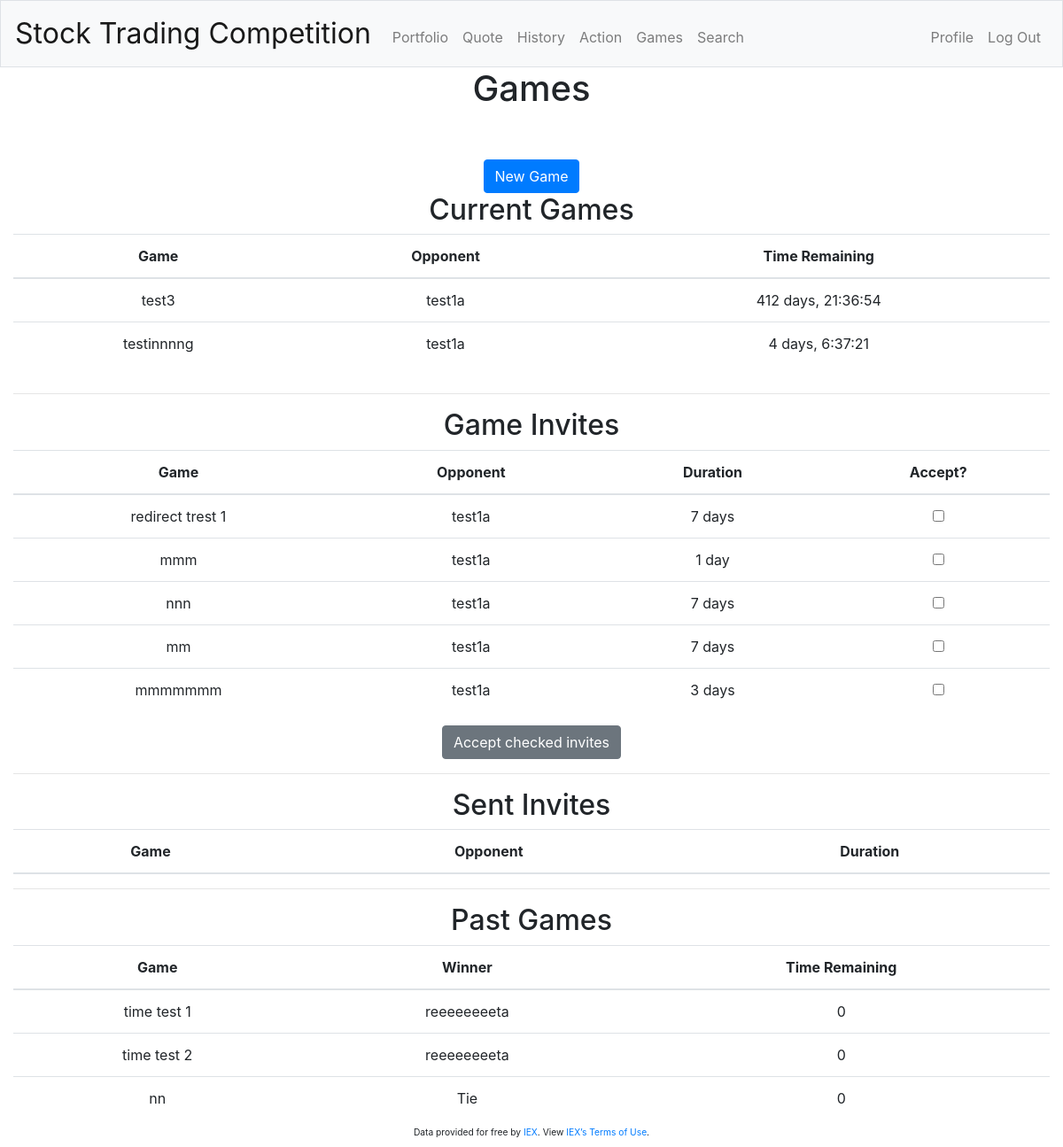
The app's page /gamescreen (signed in) with its own data.
### tables this page shows
CREATE TABLE 'game' ('gamenumber' integer PRIMARY KEY NOT NULL, 'player1' integer, 'player2' integer, 'initialized' INTEGER DEFAULT 0, 'name'  text DEFAULT CURRENT_DATE  , 'starting_cash' INTEGER NOT NULL DEFAULT 10000, 'winner' INTEGER DEFAULT NULL, 'finished' INTEGER DEFAULT 0, 'years' INTEGER DEFAULT NULL,'weeks' INTEGER DEFAULT NULL, 'days' INTEGER DEFAULT NULL, 'startdate'  date DEFAULT CURRENT_DATE  , 'timeRemaining' text DEFAULT NULL, 'p1total' real, 'p2total' INTEGER);

CREATE TABLE 'users' (id INTEGER, username TEXT NOT NULL, hash TEXT NOT NULL, 'wins' INTEGER, 'description' INTEGER, PRIMARY KEY(id));

### application.py (the view, shortened to what this page needs)
@app.route("/gamescreen", methods=["GET", "POST"])
@login_required
def gamescreen():
    sentinvites = db.engine.execute("SELECT * FROM game WHERE player1 IN (:user_id) AND initialized=0 AND finished=0", user_id=session['user_id']).fetchall()
    sgame = []
    pastgames = db.engine.execute("SELECT * FROM game WHERE (player1 IN (:user_id) OR player2 IN (:user_id)) AND initialized=1 AND finished=1", user_id=session['user_id']).fetchall()
    pgame = []
    for games in pastgames:
        game = dict(games)
        wu = db.engine.execute("SELECT * FROM users WHERE id=?", game['winner']).fetchall()
        if len(wu) > 0:
            wu = wu[0]['username']
        if not wu: #winner is 0 when tie
            wu = "Tie"
        game.update({'wu':wu})
        pgame.append(game)
    if request.method == "POST":
        if request.form.getlist("accept"):
            accepts = request.form.getlist("accept")
            current = datetime.datetime.now()
            for accept in accepts:
                db.engine.execute("UPDATE game SET initialized=1, startdate=:start WHERE gamenumber=:game", start=current.strftime("%Y-%m-%d %H:%M:%S"), game=int(accept))
        currentgames = db.engine.execute("SELECT * FROM game WHERE (player1 IN (:user_id) OR player2 IN (:user_id)) AND initialized=1 AND finished=0", user_id=session['user_id']).fetchall()
        for game in currentgames:
            timeRemaining(game['gamenumber'])
        currentgames = db.engine.execute("SELECT * FROM game WHERE (player1 IN (:user_id) OR player2 IN (:user_id)) AND initialized=1 AND finished=0", user_id=session['user_id']).fetchall()
        cgame = []
        for games in currentgames:
            game = dict(games)
            if int(game["player1"]) == int(session['user_id']):
                opponent = str(db.engine.execute("SELECT * FROM users WHERE id=?", game["player2"]).fetchall()[0]['username'])
            else:
                opponent = str(db.engine.execute("SELECT * FROM users WHERE id=?", game["player1"]).fetchall()[0]['username'])
            game.update({'opponent': opponent})
            cgame.append(game)
        gameinvites = db.engine.execute("SELECT * FROM game WHERE player2 IN (:user_id) AND initialized=0 AND finished=0", user_id=session['user_id']).fetchall()
        igame = []
        for games in gameinvites:
            game = dict(games)
            opponent = str(db.engine.execute("SELECT * FROM users WHERE id=?", game["player1"]).fetchall()[0]['username'])
            duration = str(datetime.timedelta(days=((int(game['years']) * 365) + int(game['days'])), weeks=int(game['weeks']))).split(",")[0]
            game.update({'opponent': opponent})
            game.update({'duration': duration})
            igame.append(game)
        return render_template("gamescreen.html", currentgames=cgame, gameinvites=igame, sentvites=sgame, pastgames=pgame)
    else:
        currentgames = db.engine.execute("SELECT * FROM game WHERE (player1 IN (:user_id) OR player2 IN (:user_id)) AND initialized=1 AND finished=0", user_id=session['user_id']).fetchall()
        for game in currentgames:
            timeRemaining(game['gamenumber'])
        currentgames = db.engine.execute("SELECT * FROM game WHERE (player1 IN (:user_id) OR player2 IN (:user_id)) AND initialized=1 AND finished=0", user_id=session['user_id']).fetchall()
        cgame = []
        for games in currentgames:
            game = dict(games)
            if int(game["player1"]) == int(session['user_id']):
                opponent = str(db.engine.execute("SELECT * FROM users WHERE id=?", game["player2"]).fetchall()[0]['username'])
            else:
                opponent = str(db.engine.execute("SELECT * FROM users WHERE id=?", game["player1"]).fetchall()[0]['username'])
            game.update({'opponent': opponent})
            cgame.append(game)
        gameinvites = db.engine.execute("SELECT * FROM game WHERE player2 IN (:user_id) AND initialized=0 AND finished=0", user_id=session['user_id']).fetchall()
        igame = []
        for games in gameinvites:
            game = dict(games)
            opponent = str(db.engine.execute("SELECT * FROM users WHERE id=?", game["player1"]).fetchall()[0]['username'])
            duration = str(datetime.timedelta(days=((int(game['years']) * 365) + int(game['days'])), weeks=int(game['weeks']))).split(",")[0]
            game.update({'opponent': opponent})
            game.update({'duration': duration})
            igame.append(game)
        return render_template("gamescreen.html", currentgames=cgame, gameinvites=igame, sentvites=sgame, pastgames=pgame)

### application.py (called while the page is built, shortened)
@app.after_request
def after_request(response):
    response.headers["Cache-Control"] = "no-cache, no-store, must-revalidate"
    response.headers["Expires"] = 0
    response.headers["Pragma"] = "no-cache"
    return response

def timeRemaining(game):
    current = datetime.datetime.now() #.strftime("%Y-%m-%d")
    g = db.engine.execute("SELECT * FROM game WHERE gamenumber=?", game).fetchall()[0]
    start = datetime.datetime.strptime(str(g['startdate']), "%Y-%m-%d %H:%M:%S") #convert date string in db to datetime obj
    duration = datetime.timedelta(days=((int(g['years']) * 365) + int(g['days'])), weeks=int(g['weeks']))
    diff = current - start #timedelta obj
    togo = duration - diff
    if togo > datetime.timedelta(seconds=1):
        db.engine.execute("UPDATE game SET timeRemaining=:time WHERE gamenumber=:game", time=str(togo).split(".")[0], game=game)

### helpers.py (called while the page is built)
def login_required(f): # citation: from Finance distribution code (CS50 staff)
    @wraps(f)
    def decorated_function(*args, **kwargs):
        if session.get("user_id") is None:
            return redirect("/login")
        return f(*args, **kwargs)
    return decorated_function

### templates/gamescreen.html (shortened to what this page needs)
{% extends "layout.html" %}
{% block main %}
    <div class = 'centered'>
        <h1>Games</h1>
    </div>
    <div>
        <a class = "btn btn-primary" href="/newgame">New Game</a>
    </div>
    <div class="table-responsive">
        <h2>Current Games</h2>
        <table class="table">
            <thead>
                <tr>
                    <th>Game</th>
                    <th>Opponent</th>
                    <th>Time Remaining</th>
                </tr>
            </thead>
            <tbody>
                {% for game in currentgames %}
                <tr>
                    <td> {{ game['name'] }} </td>
                    <td> {{ game['opponent'] }} </td>
                    <td> {{ game['timeRemaining'] }}</td>
                </tr>
            {% endfor %}
            </tbody>
        </table>
    </div>
    <hr>
    <h2>Game Invites</h2>
    <table class="table">
        <thead>
            <tr>
                <th>Game</th>
                <th>Opponent</th>
                <th>Duration</th>
                <th>Accept?</th>
            </tr>
        </thead>
        <tbody>
            <form action="{{ url_for('gamescreen') }}" method="post">
                {% for game in gameinvites %}
                    <tr>
                        <td> {{ game['name'] }} </td>
                        <td> {{ game['opponent'] }} </td>
                        <td> {{ game['duration'] }} </td>
                        <td>
                            <input type="checkbox" name="accept" value={{game.gamenumber}}>
                        </td>
                    </tr>
                {% endfor %}
        </tbody>
    </table>
    <input type="submit" class="btn btn-secondary" value="Accept checked invites">
    <hr>
    <h2>Sent Invites</h2>
    <table class="table">
        <thead>
            <tr>
                <th>Game</th>
                <th>Opponent</th>
                <th>Duration</th>
            </tr>
        </thead>
    </table>
    <hr>
    <div>
        <h2>Past Games</h2>
        <table class="table">
            <thead>
                <tr>
                    <th>Game</th>
                    <th>Winner</th>
                    <th>Time Remaining</th>
                </tr>
            </thead>
            <tbody>
                {% for game in pastgames %}
                <tr>
                    <td> {{ game['name'] }} </td>
                    <td> {{ game['wu'] }} </td>
                    <td> {{ game['timeRemaining'] }}</td>
                </tr>
            {% endfor %}
            </tbody>
        </table>
    </div>
{% endblock %}

### templates/layout.html (shortened to what this page needs)
<!DOCTYPE html>
<html lang="en">
    <head>
        <link rel="stylesheet" href="https://cdn.jsdelivr.net/npm/bootstrap@4.5.3/dist/css/bootstrap.min.css">
        <link href="{{url_for('static', filename='styles.css')}}" rel="stylesheet">
        <link rel="stylesheet" href="https://stackpath.bootstrapcdn.com/font-awesome/4.7.0/css/font-awesome.min.css">
    </head>
    <body>
        <nav class="navbar navbar-expand-md navbar-light bg-light border">
            <a class="navbar-brand" href="/"><span class="display-5 indigo">Stock Trading Competition</span></a>
            <div class="collapse navbar-collapse" id="navbar">
                {% if session.user_id %}
                    <ul class="navbar-nav mr-auto mt-2">
                        <li class="nav-item"><a class="nav-link" href="/">Portfolio</a></li>
                        <li class="nav-item"><a class="nav-link" href="/quote">Quote</a></li>
                        <li class="nav-item"><a class="nav-link" href="/history">History</a></li>
                        <li class="nav-item"><a class="nav-link" href="/actionpage">Action</a></li>
                        <li class="nav-item"><a class="nav-link" href="/gamescreen">Games</a></li>
                        <li class="nav-item"><a class="nav-link" href="/searchusers">Search</a></li>
                    </ul>
                    <ul class="navbar-nav ml-auto mt-2">
                        <li class="nav-item"><a class="nav-link" href="/profile">Profile</a></li>
                        <li class="nav-item"><a class="nav-link" href="/logout">Log Out</a></li>
                    </ul>
                {% else %}
                    <ul class="navbar-nav ml-auto mt-2">
                        <li class="nav-item"><a class="nav-link" href="/register">Register</a></li>
                        <li class="nav-item"><a class="nav-link" href="/login">Log In</a></li>
                    </ul>
                {% endif %}
            </div>
        </nav>
        <main class="container-fluid" style="height: 100%;">
            {% block main %}{% endblock %}
        </main>
        <div class = "navbar fixed-bottom justify-content-center">
            <footer class="footer small">
                <small class="text-center">
                    Data provided for free by <a href="https://iextrading.com/developer">IEX</a>. View <a href="https://iextrading.com/api-exhibit-a/">IEX’s Terms of Use</a>.
                </small>
            </footer>
        </div>
    </body>
</html>

### static/styles.css (style rules this page uses)
nav .navbar-brand { font-size: xx-large; }
body { height: 100%; padding-bottom: 15px }
small { padding-top: 0px; margin-top: 0px; }
h1 { padding-bottom: 3rem; }
main { overflow-x: auto; text-align: center; }
.centered { text-align: center; display: flex; flex-wrap:wrap; justify-content: center; }

### records on screen
game: name "test3", timeRemaining "412 days, 21:36:54"
users: opponent "test1a" "test1a", opponent "test1a" "test1a" "test1a" "test1a" "test1a"
game: name "testinnnng", timeRemaining "4 days, 6:37:21"
game: name "redirect trest 1"
game: name "mmm"
game: name "nnn"
game: name "mm"
game: name "mmmmmmm"
game: name "time test 1"
users: wu "reeeeeeeeta" "reeeeeeeeta"
game: name "time test 2"
game: name "nn", wu "Tie", timeRemaining "0"

### other values on screen
{{ game['duration'] }} "7 days" "1 day" "7 days" "7 days" "3 days"
{{ game['timeRemaining'] }} "0" "0"
